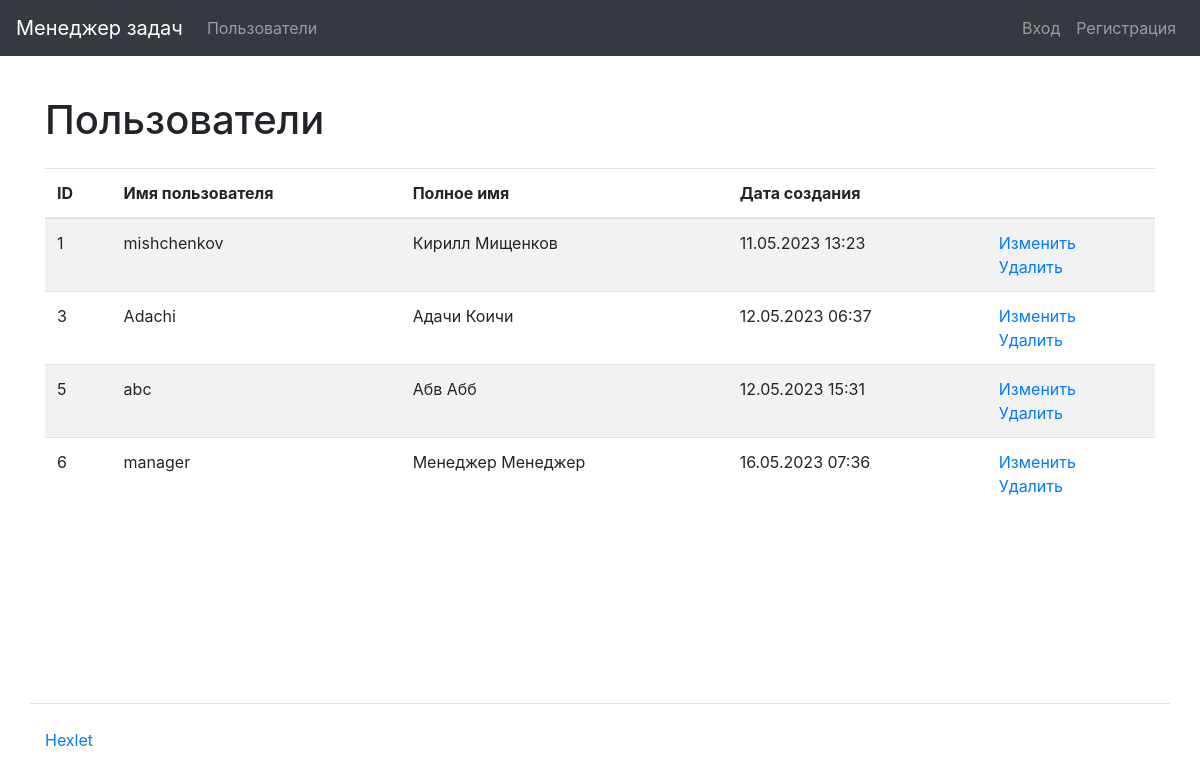
/users/, run on the app's committed database.
### task_manager/users/models.py (models this page shows, shortened)
class User(AbstractUser):
    first_name = models.CharField(max_length=150)
    last_name = models.CharField(max_length=150)

### task_manager/users/views.py (the view)
# urls.py: path('', UsersListView.as_view(), name='users_list'),
class UsersListView(ListView):
    template_name = "users/list.html"
    context_object_name = 'users_list'
    def get_queryset(self):
            model = User
            return model.objects.all()

### task_manager/templates/users/list.html
{% extends "base.html" %}
{% load bootstrap4 %}
{% load i18n %}
{% block content %}
    <h1 class="my-4">{% trans "Users" %}</h1>
    <table class="table table-striped">
        <thead>
            <tr>
                <th>ID</th>
                <th>{% trans 'Username' %}</th>
                <th>{% trans 'Full name' %}</th>
                <th>{% trans 'Creation date' %}</th>
                <th></th>
            </tr>
        </thead>
        <tbody>
            {% for user in users_list %}
                <tr>
                    <td>{{ user.id }}</td>
                    <td>{{ user.username }}</td>
                    <td>{{ user.first_name }} {{ user.last_name }}</td>
                    <td>{{ user.date_joined|date:"d.m.Y H:i" }}</td>
                    <td>
                      <a href="{% url 'user_update' user.id %}">{% trans 'Update' %}</a>
                      <br>
                      <a href="{% url 'user_delete' user.id %}">{% trans 'Delete' %}</a>
                    </td>
                </tr>
            {% endfor %}
        </tbody>
    </table>
{% endblock %}

### data on the page
User: id "1", username "mishchenkov", first_name "Кирилл", last_name "Мищенков", date_joined "11.05.2023 13:23"
User: id "3", username "Adachi", first_name "Адачи", last_name "Коичи", date_joined "12.05.2023 06:37"
User: id "5", username "abc", first_name "Абв", last_name "Абб", date_joined "12.05.2023 15:31"
User: id "6", username "manager", first_name "Менеджер", last_name "Менеджер", date_joined "16.05.2023 07:36"
